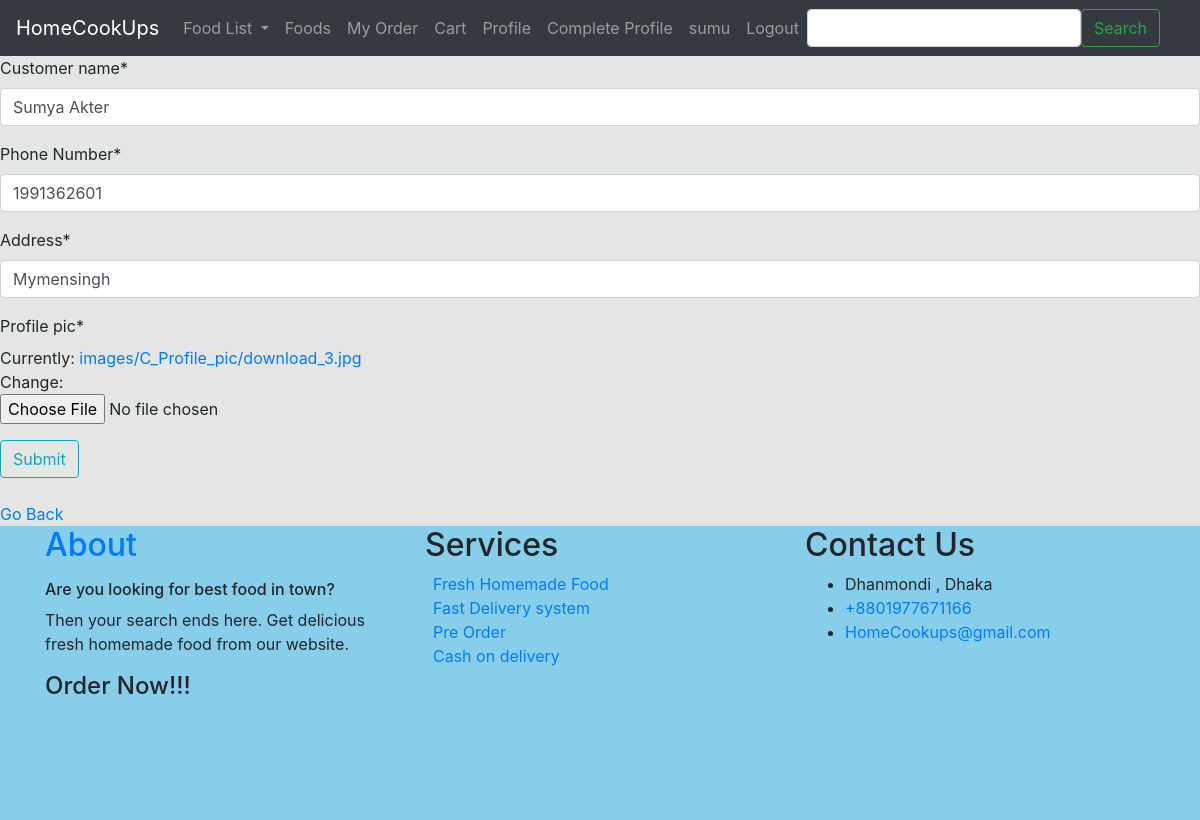
The app's page /c_CompleteProfile/ (signed in), older data.
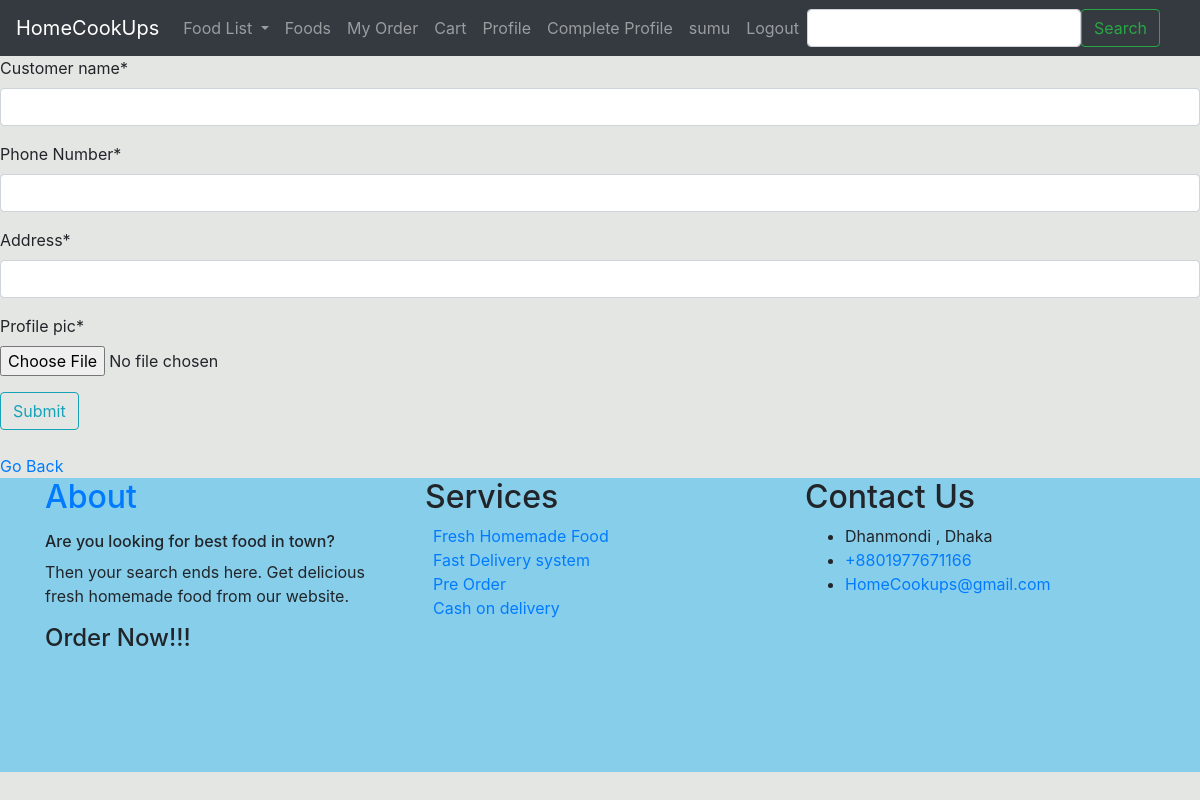
The same page, newer data.
### CustomerManagement/models.py (models this page shows, shortened)
class Customer(models.Model):
    customer_name = models.CharField(max_length=100)
    Phone_Number = models.IntegerField()
    Address = models.CharField(max_length=200)
    profile_pic=models.ImageField(upload_to='images/C_Profile_pic/',default='default.jpg')
    user = models.ForeignKey(User, on_delete=models.SET_NULL, null=True, blank=True)

### CustomerManagement/views.py (the view, shortened to what this page needs)
# urls.py: path('CompleteProfile/', merchant_views.createProfile, name='Complete_Profile'),
@login_required
def createProfile(request):
    customer_list=Customer.objects.filter(user=request.user)
    if len(customer_list) != 0:
       customer = Customer.objects.get(user=request.user)
       form = CustomerForm(initial={'customer_name': customer.customer_name,
                                     'Phone_Number': customer.Phone_Number,
                                     'Address': customer.Address,
                                     'profile_pic': customer.profile_pic,
                                     })
    else:
        customer = None
        form = CustomerForm()
    context = {
        'form': form
    }
    return render(request, 'CustomerManagement/editCustomer_Profile.html', context)

### CustomerManagement/forms.py
class CustomerForm(forms.ModelForm):
    class Meta:
        model = Customer
        fields = ('customer_name','Phone_Number','Address','profile_pic')

### templates/CustomerManagement/editCustomer_Profile.html (shortened to what this page needs)
{% extends 'customer_base.html' %}
{% load crispy_forms_tags %}
{% block content %}
<form method="POST" enctype="multipart/form-data">
    {{ form | crispy }}
    <button type="submit" class="btn btn-outline-info">Submit</button>
</form>
{% endblock content %}

Row changes from the older to the newer data that the page shows:
removed Customer: customer_name "Sumya Akter", Phone_Number "1991362601", Address "Mymensingh"
Text that changed along with them:
text no longer shown: "Customer name * Phone Number * Address * Profile pic * Currently: images/C_Profile_pic/download_3.jpg Change:"
text now shown: "Customer name * Phone Number * Address * Profile pic *"
